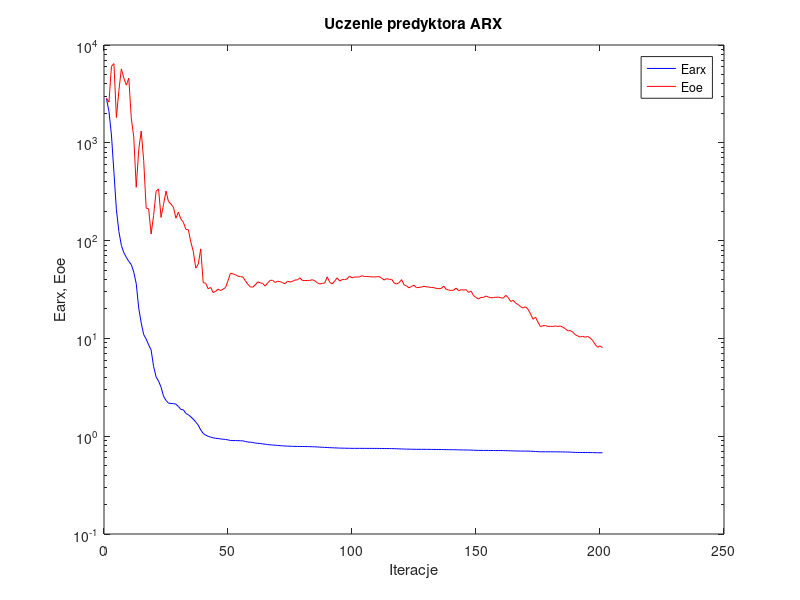
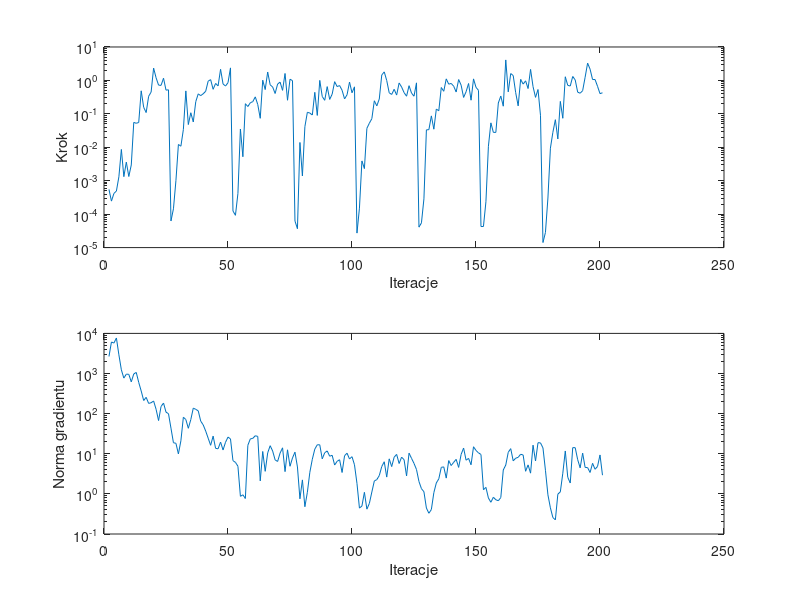

These figures' MATLAB source, in order:
%uczenie predyktora arx
clear all;
n=0; farx(n+1)=2.826747e+003; foe(n+1)=2.859213e+003; wspucz(n+1)=0.000000e+000; ng(n+1)=0.000000e+000;
%odnowa zmiennej metryki
n=1; farx(n+1)=2.092860e+003; foe(n+1)=2.605268e+003; krok(n+1)=5.504055e-004; ng(n+1)=2.657663e+003;
n=2; farx(n+1)=1.203477e+003; foe(n+1)=6.045843e+003; krok(n+1)=2.456358e-004; ng(n+1)=6.104065e+003;
n=3; farx(n+1)=4.997176e+002; foe(n+1)=6.454816e+003; krok(n+1)=4.168272e-004; ng(n+1)=5.739190e+003;
n=4; farx(n+1)=2.070396e+002; foe(n+1)=1.815346e+003; krok(n+1)=4.921872e-004; ng(n+1)=7.689660e+003;
n=5; farx(n+1)=1.237523e+002; foe(n+1)=3.420687e+003; krok(n+1)=1.310706e-003; ng(n+1)=2.927841e+003;
n=6; farx(n+1)=8.935539e+001; foe(n+1)=5.700147e+003; krok(n+1)=8.625805e-003; ng(n+1)=1.235438e+003;
n=7; farx(n+1)=7.527709e+001; foe(n+1)=4.581064e+003; krok(n+1)=1.323510e-003; ng(n+1)=7.681966e+002;
n=8; farx(n+1)=6.748819e+001; foe(n+1)=3.889246e+003; krok(n+1)=3.595838e-003; ng(n+1)=9.659123e+002;
n=9; farx(n+1)=6.116390e+001; foe(n+1)=4.586122e+003; krok(n+1)=1.336585e-003; ng(n+1)=9.534861e+002;
n=10; farx(n+1)=5.689156e+001; foe(n+1)=1.786172e+003; krok(n+1)=2.962391e-003; ng(n+1)=6.191231e+002;
n=11; farx(n+1)=4.758148e+001; foe(n+1)=1.143181e+003; krok(n+1)=5.558094e-002; ng(n+1)=9.750984e+002;
n=12; farx(n+1)=3.630569e+001; foe(n+1)=3.512398e+002; krok(n+1)=5.221283e-002; ng(n+1)=1.064950e+003;
n=13; farx(n+1)=2.042998e+001; foe(n+1)=8.466329e+002; krok(n+1)=5.524306e-002; ng(n+1)=6.002817e+002;
n=14; farx(n+1)=1.441873e+001; foe(n+1)=1.321013e+003; krok(n+1)=4.884576e-001; ng(n+1)=3.666869e+002;
n=15; farx(n+1)=1.094611e+001; foe(n+1)=6.603108e+002; krok(n+1)=1.562861e-001; ng(n+1)=2.124323e+002;
n=16; farx(n+1)=9.844647e+000; foe(n+1)=2.149974e+002; krok(n+1)=1.094124e-001; ng(n+1)=2.550014e+002;
n=17; farx(n+1)=8.600897e+000; foe(n+1)=2.107677e+002; krok(n+1)=3.355407e-001; ng(n+1)=1.798972e+002;
n=18; farx(n+1)=7.603872e+000; foe(n+1)=1.167731e+002; krok(n+1)=4.480580e-001; ng(n+1)=1.869110e+002;
n=19; farx(n+1)=5.163446e+000; foe(n+1)=1.811822e+002; krok(n+1)=2.336873e+000; ng(n+1)=2.068161e+002;
n=20; farx(n+1)=4.043326e+000; foe(n+1)=3.192695e+002; krok(n+1)=1.200452e+000; ng(n+1)=1.284631e+002;
n=21; farx(n+1)=3.650866e+000; foe(n+1)=3.374756e+002; krok(n+1)=7.238598e-001; ng(n+1)=6.722259e+001;
n=22; farx(n+1)=3.181025e+000; foe(n+1)=1.725607e+002; krok(n+1)=7.101669e-001; ng(n+1)=1.506144e+002;
n=23; farx(n+1)=2.564268e+000; foe(n+1)=2.338367e+002; krok(n+1)=1.163909e+000; ng(n+1)=1.837256e+002;
n=24; farx(n+1)=2.320375e+000; foe(n+1)=3.212228e+002; krok(n+1)=5.122170e-001; ng(n+1)=1.088983e+002;
n=25; farx(n+1)=2.178439e+000; foe(n+1)=2.506536e+002; krok(n+1)=5.242150e-001; ng(n+1)=9.987196e+001;
%odnowa zmiennej metryki
n=26; farx(n+1)=2.162214e+000; foe(n+1)=2.366340e+002; krok(n+1)=6.257477e-005; ng(n+1)=4.350589e+001;
n=27; farx(n+1)=2.154511e+000; foe(n+1)=2.188664e+002; krok(n+1)=1.445574e-004; ng(n+1)=1.882909e+001;
n=28; farx(n+1)=2.125809e+000; foe(n+1)=1.696580e+002; krok(n+1)=1.006932e-003; ng(n+1)=1.823173e+001;
n=29; farx(n+1)=2.014124e+000; foe(n+1)=1.949570e+002; krok(n+1)=1.214360e-002; ng(n+1)=9.908809e+000;
n=30; farx(n+1)=1.880013e+000; foe(n+1)=1.661805e+002; krok(n+1)=1.076348e-002; ng(n+1)=2.100587e+001;
n=31; farx(n+1)=1.861863e+000; foe(n+1)=1.541792e+002; krok(n+1)=3.393376e-002; ng(n+1)=8.136159e+001;
n=32; farx(n+1)=1.711762e+000; foe(n+1)=1.302068e+002; krok(n+1)=4.858657e-001; ng(n+1)=7.131734e+001;
n=33; farx(n+1)=1.656585e+000; foe(n+1)=1.293868e+002; krok(n+1)=4.784719e-002; ng(n+1)=4.312685e+001;
n=34; farx(n+1)=1.579252e+000; foe(n+1)=9.701819e+001; krok(n+1)=1.079418e-001; ng(n+1)=7.110102e+001;
n=35; farx(n+1)=1.493351e+000; foe(n+1)=7.752730e+001; krok(n+1)=5.716001e-002; ng(n+1)=1.372616e+002;
n=36; farx(n+1)=1.396107e+000; foe(n+1)=5.228099e+001; krok(n+1)=2.320583e-001; ng(n+1)=1.278903e+002;
n=37; farx(n+1)=1.298465e+000; foe(n+1)=5.725150e+001; krok(n+1)=3.963765e-001; ng(n+1)=1.173608e+002;
n=38; farx(n+1)=1.159112e+000; foe(n+1)=8.237560e+001; krok(n+1)=3.505976e-001; ng(n+1)=6.503315e+001;
n=39; farx(n+1)=1.067238e+000; foe(n+1)=3.715761e+001; krok(n+1)=3.985391e-001; ng(n+1)=5.250551e+001;
n=40; farx(n+1)=1.026344e+000; foe(n+1)=3.667354e+001; krok(n+1)=4.741921e-001; ng(n+1)=3.680302e+001;
n=41; farx(n+1)=9.977986e-001; foe(n+1)=3.213109e+001; krok(n+1)=9.495372e-001; ng(n+1)=2.445687e+001;
n=42; farx(n+1)=9.780337e-001; foe(n+1)=3.323358e+001; krok(n+1)=1.054352e+000; ng(n+1)=1.625121e+001;
n=43; farx(n+1)=9.632350e-001; foe(n+1)=2.947622e+001; krok(n+1)=5.422916e-001; ng(n+1)=2.757510e+001;
n=44; farx(n+1)=9.518880e-001; foe(n+1)=3.027891e+001; krok(n+1)=8.127796e-001; ng(n+1)=1.363537e+001;
n=45; farx(n+1)=9.474022e-001; foe(n+1)=3.190574e+001; krok(n+1)=6.855549e-001; ng(n+1)=1.330687e+001;
n=46; farx(n+1)=9.372816e-001; foe(n+1)=3.084771e+001; krok(n+1)=2.150960e+000; ng(n+1)=1.952747e+001;
n=47; farx(n+1)=9.322264e-001; foe(n+1)=3.186939e+001; krok(n+1)=7.847380e-001; ng(n+1)=1.243425e+001;
n=48; farx(n+1)=9.257945e-001; foe(n+1)=3.312746e+001; krok(n+1)=6.780158e-001; ng(n+1)=1.934552e+001;
n=49; farx(n+1)=9.175434e-001; foe(n+1)=3.888336e+001; krok(n+1)=8.575247e-001; ng(n+1)=2.604113e+001;
n=50; farx(n+1)=9.031104e-001; foe(n+1)=4.638799e+001; krok(n+1)=2.370146e+000; ng(n+1)=2.341662e+001;
%odnowa zmiennej metryki
n=51; farx(n+1)=9.024955e-001; foe(n+1)=4.569171e+001; krok(n+1)=1.247165e-004; ng(n+1)=6.738401e+000;
n=52; farx(n+1)=9.021106e-001; foe(n+1)=4.479726e+001; krok(n+1)=9.242591e-005; ng(n+1)=6.107349e+000;
n=53; farx(n+1)=9.010215e-001; foe(n+1)=4.327012e+001; krok(n+1)=4.168272e-004; ng(n+1)=4.888204e+000;
n=54; farx(n+1)=8.974473e-001; foe(n+1)=4.291736e+001; krok(n+1)=3.522595e-002; ng(n+1)=8.693076e-001;
n=55; farx(n+1)=8.966796e-001; foe(n+1)=4.237870e+001; krok(n+1)=5.214412e-003; ng(n+1)=9.491912e-001;
n=56; farx(n+1)=8.826137e-001; foe(n+1)=3.880421e+001; krok(n+1)=2.012417e-001; ng(n+1)=7.675357e-001;
n=57; farx(n+1)=8.729028e-001; foe(n+1)=3.578867e+001; krok(n+1)=1.653712e-001; ng(n+1)=1.624875e+001;
n=58; farx(n+1)=8.680800e-001; foe(n+1)=3.358934e+001; krok(n+1)=2.152723e-001; ng(n+1)=2.350389e+001;
n=59; farx(n+1)=8.626592e-001; foe(n+1)=3.346136e+001; krok(n+1)=2.317569e-001; ng(n+1)=2.417607e+001;
n=60; farx(n+1)=8.516169e-001; foe(n+1)=3.529522e+001; krok(n+1)=3.223140e-001; ng(n+1)=2.813659e+001;
n=61; farx(n+1)=8.450794e-001; foe(n+1)=3.778886e+001; krok(n+1)=1.895930e-001; ng(n+1)=2.702453e+001;
n=62; farx(n+1)=8.426169e-001; foe(n+1)=3.702080e+001; krok(n+1)=7.356694e-002; ng(n+1)=2.108470e+000;
n=63; farx(n+1)=8.330738e-001; foe(n+1)=3.650713e+001; krok(n+1)=1.015323e+000; ng(n+1)=1.139941e+001;
n=64; farx(n+1)=8.292793e-001; foe(n+1)=3.427143e+001; krok(n+1)=5.327583e-001; ng(n+1)=3.651096e+000;
n=65; farx(n+1)=8.207399e-001; foe(n+1)=3.696855e+001; krok(n+1)=1.784490e+000; ng(n+1)=1.050667e+001;
n=66; farx(n+1)=8.161310e-001; foe(n+1)=3.923836e+001; krok(n+1)=7.382907e-001; ng(n+1)=1.588812e+001;
n=67; farx(n+1)=8.121860e-001; foe(n+1)=3.926465e+001; krok(n+1)=6.371584e-001; ng(n+1)=1.171391e+001;
n=68; farx(n+1)=8.094245e-001; foe(n+1)=3.728297e+001; krok(n+1)=4.063898e-001; ng(n+1)=7.037308e+000;
n=69; farx(n+1)=8.051084e-001; foe(n+1)=3.847144e+001; krok(n+1)=7.771907e-001; ng(n+1)=6.428425e+000;
n=70; farx(n+1)=8.002965e-001; foe(n+1)=3.803811e+001; krok(n+1)=8.892951e-001; ng(n+1)=1.039216e+001;
n=71; farx(n+1)=7.975203e-001; foe(n+1)=3.722310e+001; krok(n+1)=5.045340e-001; ng(n+1)=1.405855e+001;
n=72; farx(n+1)=7.938339e-001; foe(n+1)=3.620219e+001; krok(n+1)=1.613595e+000; ng(n+1)=3.587786e+000;
n=73; farx(n+1)=7.924963e-001; foe(n+1)=3.847520e+001; krok(n+1)=2.554195e-001; ng(n+1)=1.254226e+001;
n=74; farx(n+1)=7.902512e-001; foe(n+1)=3.766195e+001; krok(n+1)=1.083912e+000; ng(n+1)=4.882223e+000;
n=75; farx(n+1)=7.872091e-001; foe(n+1)=3.833756e+001; krok(n+1)=9.876806e-001; ng(n+1)=7.852975e+000;
%odnowa zmiennej metryki
n=76; farx(n+1)=7.864747e-001; foe(n+1)=3.950553e+001; krok(n+1)=6.242959e-005; ng(n+1)=1.096786e+001;
n=77; farx(n+1)=7.863689e-001; foe(n+1)=3.974241e+001; krok(n+1)=3.669396e-005; ng(n+1)=4.685436e+000;
n=78; farx(n+1)=7.855925e-001; foe(n+1)=4.157044e+001; krok(n+1)=1.394089e-002; ng(n+1)=7.533946e-001;
n=79; farx(n+1)=7.846887e-001; foe(n+1)=3.908919e+001; krok(n+1)=1.387045e-003; ng(n+1)=2.230724e+000;
n=80; farx(n+1)=7.837877e-001; foe(n+1)=3.904834e+001; krok(n+1)=4.134280e-002; ng(n+1)=4.785817e-001;
n=81; farx(n+1)=7.832056e-001; foe(n+1)=3.914161e+001; krok(n+1)=1.115271e-001; ng(n+1)=1.096131e+000;
n=82; farx(n+1)=7.821432e-001; foe(n+1)=3.916996e+001; krok(n+1)=1.057221e-001; ng(n+1)=3.454614e+000;
n=83; farx(n+1)=7.804661e-001; foe(n+1)=3.980240e+001; krok(n+1)=9.228634e-002; ng(n+1)=7.306955e+000;
n=84; farx(n+1)=7.781843e-001; foe(n+1)=3.891773e+001; krok(n+1)=4.406235e-001; ng(n+1)=1.305952e+001;
n=85; farx(n+1)=7.768478e-001; foe(n+1)=3.704427e+001; krok(n+1)=8.973423e-002; ng(n+1)=1.675056e+001;
n=86; farx(n+1)=7.728478e-001; foe(n+1)=3.605472e+001; krok(n+1)=1.001473e+000; ng(n+1)=1.672286e+001;
n=87; farx(n+1)=7.707152e-001; foe(n+1)=3.649527e+001; krok(n+1)=3.311156e-001; ng(n+1)=7.470077e+000;
n=88; farx(n+1)=7.690474e-001; foe(n+1)=3.689189e+001; krok(n+1)=2.543102e-001; ng(n+1)=1.058829e+001;
n=89; farx(n+1)=7.662929e-001; foe(n+1)=4.260104e+001; krok(n+1)=6.524460e-001; ng(n+1)=1.177014e+001;
n=90; farx(n+1)=7.634889e-001; foe(n+1)=3.758764e+001; krok(n+1)=2.701727e-001; ng(n+1)=8.685434e+000;
n=91; farx(n+1)=7.618538e-001; foe(n+1)=3.605466e+001; krok(n+1)=3.881773e-001; ng(n+1)=9.163935e+000;
n=92; farx(n+1)=7.596804e-001; foe(n+1)=3.852833e+001; krok(n+1)=9.180501e-001; ng(n+1)=5.230880e+000;
n=93; farx(n+1)=7.582595e-001; foe(n+1)=4.160069e+001; krok(n+1)=6.537835e-001; ng(n+1)=6.479486e+000;
n=94; farx(n+1)=7.560134e-001; foe(n+1)=3.856481e+001; krok(n+1)=7.021280e-001; ng(n+1)=7.099031e+000;
n=95; farx(n+1)=7.551762e-001; foe(n+1)=3.991142e+001; krok(n+1)=5.076613e-001; ng(n+1)=3.412662e+000;
n=96; farx(n+1)=7.538963e-001; foe(n+1)=3.992652e+001; krok(n+1)=2.800362e-001; ng(n+1)=8.951516e+000;
n=97; farx(n+1)=7.529803e-001; foe(n+1)=4.060281e+001; krok(n+1)=3.713045e-001; ng(n+1)=1.032413e+001;
n=98; farx(n+1)=7.520687e-001; foe(n+1)=4.330445e+001; krok(n+1)=8.922448e-001; ng(n+1)=7.403859e+000;
n=99; farx(n+1)=7.516202e-001; foe(n+1)=4.160760e+001; krok(n+1)=4.268310e-001; ng(n+1)=8.460548e+000;
n=100; farx(n+1)=7.513168e-001; foe(n+1)=4.243124e+001; krok(n+1)=6.428250e-001; ng(n+1)=5.312412e+000;
%odnowa zmiennej metryki
n=101; farx(n+1)=7.513080e-001; foe(n+1)=4.242878e+001; krok(n+1)=2.713913e-005; ng(n+1)=1.827840e+000;
n=102; farx(n+1)=7.513051e-001; foe(n+1)=4.254763e+001; krok(n+1)=1.514081e-004; ng(n+1)=4.418581e-001;
n=103; farx(n+1)=7.511989e-001; foe(n+1)=4.380118e+001; krok(n+1)=3.917519e-003; ng(n+1)=4.988146e-001;
n=104; farx(n+1)=7.508610e-001; foe(n+1)=4.288312e+001; krok(n+1)=2.305594e-003; ng(n+1)=1.094396e+000;
n=105; farx(n+1)=7.506786e-001; foe(n+1)=4.299597e+001; krok(n+1)=3.692745e-002; ng(n+1)=4.161281e-001;
n=106; farx(n+1)=7.505173e-001; foe(n+1)=4.279512e+001; krok(n+1)=5.258261e-002; ng(n+1)=5.779671e-001;
n=107; farx(n+1)=7.503628e-001; foe(n+1)=4.255138e+001; krok(n+1)=7.165516e-002; ng(n+1)=1.111727e+000;
n=108; farx(n+1)=7.501011e-001; foe(n+1)=4.255179e+001; krok(n+1)=2.463263e-001; ng(n+1)=2.098757e+000;
n=109; farx(n+1)=7.500047e-001; foe(n+1)=4.264709e+001; krok(n+1)=1.732520e-001; ng(n+1)=2.267901e+000;
n=110; farx(n+1)=7.498344e-001; foe(n+1)=4.284327e+001; krok(n+1)=2.785378e-001; ng(n+1)=2.861146e+000;
n=111; farx(n+1)=7.490279e-001; foe(n+1)=4.123250e+001; krok(n+1)=1.454604e+000; ng(n+1)=4.815112e+000;
n=112; farx(n+1)=7.482310e-001; foe(n+1)=3.947922e+001; krok(n+1)=1.800219e+000; ng(n+1)=6.320188e+000;
n=113; farx(n+1)=7.477822e-001; foe(n+1)=4.085616e+001; krok(n+1)=9.942122e-001; ng(n+1)=2.621291e+000;
n=114; farx(n+1)=7.470061e-001; foe(n+1)=4.011081e+001; krok(n+1)=4.268310e-001; ng(n+1)=7.470615e+000;
n=115; farx(n+1)=7.467029e-001; foe(n+1)=4.023837e+001; krok(n+1)=3.805404e-001; ng(n+1)=4.787031e+000;
n=116; farx(n+1)=7.456937e-001; foe(n+1)=3.683527e+001; krok(n+1)=5.422916e-001; ng(n+1)=8.220810e+000;
n=117; farx(n+1)=7.442334e-001; foe(n+1)=3.599370e+001; krok(n+1)=3.647485e-001; ng(n+1)=9.640674e+000;
n=118; farx(n+1)=7.424449e-001; foe(n+1)=3.722409e+001; krok(n+1)=8.391318e-001; ng(n+1)=5.713405e+000;
n=119; farx(n+1)=7.406905e-001; foe(n+1)=3.987565e+001; krok(n+1)=6.345398e-001; ng(n+1)=8.229137e+000;
n=120; farx(n+1)=7.387612e-001; foe(n+1)=3.535481e+001; krok(n+1)=4.310227e-001; ng(n+1)=7.095220e+000;
n=121; farx(n+1)=7.380759e-001; foe(n+1)=3.437205e+001; krok(n+1)=3.372291e-001; ng(n+1)=2.795501e+000;
n=122; farx(n+1)=7.368719e-001; foe(n+1)=3.291783e+001; krok(n+1)=6.954939e-001; ng(n+1)=1.035935e+001;
n=123; farx(n+1)=7.359657e-001; foe(n+1)=3.402039e+001; krok(n+1)=4.188592e-001; ng(n+1)=7.683386e+000;
n=124; farx(n+1)=7.354301e-001; foe(n+1)=3.496587e+001; krok(n+1)=3.372291e-001; ng(n+1)=5.753051e+000;
n=125; farx(n+1)=7.342319e-001; foe(n+1)=3.304537e+001; krok(n+1)=8.456470e-001; ng(n+1)=4.056585e+000;
%odnowa zmiennej metryki
n=126; farx(n+1)=7.342057e-001; foe(n+1)=3.322023e+001; krok(n+1)=4.088483e-005; ng(n+1)=2.033709e+000;
n=127; farx(n+1)=7.341898e-001; foe(n+1)=3.350035e+001; krok(n+1)=5.493831e-005; ng(n+1)=1.350576e+000;
n=128; farx(n+1)=7.341437e-001; foe(n+1)=3.407397e+001; krok(n+1)=2.867210e-004; ng(n+1)=1.130495e+000;
n=129; farx(n+1)=7.334431e-001; foe(n+1)=3.367447e+001; krok(n+1)=3.320035e-002; ng(n+1)=4.436495e-001;
n=130; farx(n+1)=7.331863e-001; foe(n+1)=3.345913e+001; krok(n+1)=3.368398e-002; ng(n+1)=3.288871e-001;
n=131; farx(n+1)=7.324976e-001; foe(n+1)=3.315848e+001; krok(n+1)=8.693674e-002; ng(n+1)=4.078218e-001;
n=132; farx(n+1)=7.321848e-001; foe(n+1)=3.305668e+001; krok(n+1)=3.477029e-002; ng(n+1)=1.072990e+000;
n=133; farx(n+1)=7.318157e-001; foe(n+1)=3.242299e+001; krok(n+1)=1.389210e-001; ng(n+1)=1.872369e+000;
n=134; farx(n+1)=7.314310e-001; foe(n+1)=3.227978e+001; krok(n+1)=1.238628e-001; ng(n+1)=2.374988e+000;
n=135; farx(n+1)=7.311787e-001; foe(n+1)=3.243986e+001; krok(n+1)=6.144464e-001; ng(n+1)=4.585968e+000;
n=136; farx(n+1)=7.304701e-001; foe(n+1)=3.429262e+001; krok(n+1)=4.734602e-001; ng(n+1)=4.710801e+000;
n=137; farx(n+1)=7.290491e-001; foe(n+1)=3.170449e+001; krok(n+1)=1.112649e+000; ng(n+1)=2.471939e+000;
n=138; farx(n+1)=7.285201e-001; foe(n+1)=3.118993e+001; krok(n+1)=7.725027e-001; ng(n+1)=6.757373e+000;
n=139; farx(n+1)=7.280114e-001; foe(n+1)=3.093565e+001; krok(n+1)=8.127796e-001; ng(n+1)=5.082237e+000;
n=140; farx(n+1)=7.273430e-001; foe(n+1)=3.111891e+001; krok(n+1)=6.710813e-001; ng(n+1)=6.118771e+000;
n=141; farx(n+1)=7.269810e-001; foe(n+1)=3.269492e+001; krok(n+1)=4.500546e-001; ng(n+1)=7.256103e+000;
n=142; farx(n+1)=7.251577e-001; foe(n+1)=3.068895e+001; krok(n+1)=1.062525e+000; ng(n+1)=4.568517e+000;
n=143; farx(n+1)=7.241859e-001; foe(n+1)=3.148808e+001; krok(n+1)=7.212814e-001; ng(n+1)=9.642786e+000;
n=144; farx(n+1)=7.234929e-001; foe(n+1)=3.120726e+001; krok(n+1)=3.098659e-001; ng(n+1)=1.387639e+001;
n=145; farx(n+1)=7.226504e-001; foe(n+1)=3.148712e+001; krok(n+1)=4.590250e-001; ng(n+1)=6.913406e+000;
n=146; farx(n+1)=7.217429e-001; foe(n+1)=2.955752e+001; krok(n+1)=8.088973e-001; ng(n+1)=7.669696e+000;
n=147; farx(n+1)=7.209209e-001; foe(n+1)=3.047079e+001; krok(n+1)=2.561085e-001; ng(n+1)=5.315255e+000;
n=148; farx(n+1)=7.191424e-001; foe(n+1)=2.745936e+001; krok(n+1)=1.111368e+000; ng(n+1)=1.495059e+001;
n=149; farx(n+1)=7.171670e-001; foe(n+1)=2.617535e+001; krok(n+1)=6.212565e-001; ng(n+1)=1.209816e+001;
n=150; farx(n+1)=7.161804e-001; foe(n+1)=2.528198e+001; krok(n+1)=5.045340e-001; ng(n+1)=1.052528e+001;
%odnowa zmiennej metryki
n=151; farx(n+1)=7.157505e-001; foe(n+1)=2.623288e+001; krok(n+1)=4.264017e-005; ng(n+1)=9.608501e+000;
n=152; farx(n+1)=7.157422e-001; foe(n+1)=2.626138e+001; krok(n+1)=4.279756e-005; ng(n+1)=1.267534e+000;
n=153; farx(n+1)=7.156810e-001; foe(n+1)=2.710903e+001; krok(n+1)=2.351766e-004; ng(n+1)=1.453475e+000;
n=154; farx(n+1)=7.150362e-001; foe(n+1)=2.651010e+001; krok(n+1)=1.071441e-002; ng(n+1)=7.902964e-001;
n=155; farx(n+1)=7.144053e-001; foe(n+1)=2.600550e+001; krok(n+1)=5.381807e-002; ng(n+1)=6.181050e-001;
n=156; farx(n+1)=7.139678e-001; foe(n+1)=2.623219e+001; krok(n+1)=2.792385e-002; ng(n+1)=8.249904e-001;
n=157; farx(n+1)=7.137386e-001; foe(n+1)=2.630567e+001; krok(n+1)=2.788178e-002; ng(n+1)=7.138408e-001;
n=158; farx(n+1)=7.134807e-001; foe(n+1)=2.646201e+001; krok(n+1)=2.114442e-001; ng(n+1)=6.739385e-001;
n=159; farx(n+1)=7.130570e-001; foe(n+1)=2.603983e+001; krok(n+1)=3.404866e-001; ng(n+1)=8.104492e-001;
n=160; farx(n+1)=7.128577e-001; foe(n+1)=2.578247e+001; krok(n+1)=1.694093e-001; ng(n+1)=3.941577e+000;
n=161; farx(n+1)=7.114244e-001; foe(n+1)=2.757149e+001; krok(n+1)=4.100900e+000; ng(n+1)=5.235321e+000;
n=162; farx(n+1)=7.105905e-001; foe(n+1)=2.609937e+001; krok(n+1)=4.547265e-001; ng(n+1)=1.087870e+001;
n=163; farx(n+1)=7.087251e-001; foe(n+1)=2.381318e+001; krok(n+1)=1.601772e+000; ng(n+1)=1.342394e+001;
n=164; farx(n+1)=7.076035e-001; foe(n+1)=2.450699e+001; krok(n+1)=1.402391e+000; ng(n+1)=6.666512e+000;
n=165; farx(n+1)=7.062659e-001; foe(n+1)=2.291800e+001; krok(n+1)=4.306047e-001; ng(n+1)=7.744917e+000;
n=166; farx(n+1)=7.059673e-001; foe(n+1)=2.219228e+001; krok(n+1)=1.732520e-001; ng(n+1)=8.150877e+000;
n=167; farx(n+1)=7.049023e-001; foe(n+1)=2.107649e+001; krok(n+1)=1.075480e+000; ng(n+1)=9.720122e+000;
n=168; farx(n+1)=7.044901e-001; foe(n+1)=2.049041e+001; krok(n+1)=7.763546e-001; ng(n+1)=9.328100e+000;
n=169; farx(n+1)=7.041255e-001; foe(n+1)=2.102859e+001; krok(n+1)=9.709405e-001; ng(n+1)=3.661599e+000;
n=170; farx(n+1)=7.037550e-001; foe(n+1)=1.983361e+001; krok(n+1)=5.714745e-001; ng(n+1)=5.282397e+000;
n=171; farx(n+1)=7.025202e-001; foe(n+1)=1.777586e+001; krok(n+1)=2.136786e+000; ng(n+1)=3.287586e+000;
n=172; farx(n+1)=7.002864e-001; foe(n+1)=1.567583e+001; krok(n+1)=6.524460e-001; ng(n+1)=1.637932e+001;
n=173; farx(n+1)=6.978498e-001; foe(n+1)=1.649705e+001; krok(n+1)=3.112246e-001; ng(n+1)=6.602632e+000;
n=174; farx(n+1)=6.944059e-001; foe(n+1)=1.462820e+001; krok(n+1)=5.341966e-001; ng(n+1)=1.885052e+001;
n=175; farx(n+1)=6.931745e-001; foe(n+1)=1.321466e+001; krok(n+1)=9.089589e-002; ng(n+1)=1.867026e+001;
%odnowa zmiennej metryki
n=176; farx(n+1)=6.928780e-001; foe(n+1)=1.347019e+001; krok(n+1)=1.416371e-005; ng(n+1)=1.400544e+001;
n=177; farx(n+1)=6.928275e-001; foe(n+1)=1.352753e+001; krok(n+1)=2.832743e-005; ng(n+1)=3.876668e+000;
n=178; farx(n+1)=6.928007e-001; foe(n+1)=1.324080e+001; krok(n+1)=3.041417e-004; ng(n+1)=9.468213e-001;
n=179; farx(n+1)=6.926395e-001; foe(n+1)=1.328448e+001; krok(n+1)=9.409526e-003; ng(n+1)=4.480594e-001;
n=180; farx(n+1)=6.924913e-001; foe(n+1)=1.325699e+001; krok(n+1)=2.811708e-002; ng(n+1)=2.567976e-001;
n=181; farx(n+1)=6.922256e-001; foe(n+1)=1.340355e+001; krok(n+1)=6.690237e-002; ng(n+1)=2.251484e-001;
n=182; farx(n+1)=6.921088e-001; foe(n+1)=1.325329e+001; krok(n+1)=1.776017e-002; ng(n+1)=9.853186e-001;
n=183; farx(n+1)=6.914691e-001; foe(n+1)=1.339477e+001; krok(n+1)=2.357265e-001; ng(n+1)=1.120805e+000;
n=184; farx(n+1)=6.905721e-001; foe(n+1)=1.301278e+001; krok(n+1)=7.374021e-002; ng(n+1)=3.268420e+000;
n=185; farx(n+1)=6.896848e-001; foe(n+1)=1.258082e+001; krok(n+1)=1.287153e+000; ng(n+1)=1.173884e+001;
n=186; farx(n+1)=6.891662e-001; foe(n+1)=1.195161e+001; krok(n+1)=7.113726e-001; ng(n+1)=2.591200e+000;
n=187; farx(n+1)=6.878252e-001; foe(n+1)=1.201415e+001; krok(n+1)=6.809733e-001; ng(n+1)=1.864601e+000;
n=188; farx(n+1)=6.848421e-001; foe(n+1)=1.161593e+001; krok(n+1)=1.312841e+000; ng(n+1)=1.420107e+001;
n=189; farx(n+1)=6.826733e-001; foe(n+1)=1.092254e+001; krok(n+1)=1.036690e+000; ng(n+1)=1.417947e+001;
n=190; farx(n+1)=6.819729e-001; foe(n+1)=1.060707e+001; krok(n+1)=4.446475e-001; ng(n+1)=7.114675e+000;
n=191; farx(n+1)=6.815570e-001; foe(n+1)=1.031570e+001; krok(n+1)=4.147513e-001; ng(n+1)=4.454231e+000;
n=192; farx(n+1)=6.813393e-001; foe(n+1)=1.051808e+001; krok(n+1)=4.936410e-001; ng(n+1)=1.037092e+001;
n=193; farx(n+1)=6.810268e-001; foe(n+1)=1.028149e+001; krok(n+1)=1.244898e+000; ng(n+1)=4.566453e+000;
n=194; farx(n+1)=6.806712e-001; foe(n+1)=1.047948e+001; krok(n+1)=3.289758e+000; ng(n+1)=4.516398e+000;
n=195; farx(n+1)=6.801645e-001; foe(n+1)=1.011212e+001; krok(n+1)=2.168622e+000; ng(n+1)=3.415757e+000;
n=196; farx(n+1)=6.795455e-001; foe(n+1)=9.553144e+000; krok(n+1)=1.063594e+000; ng(n+1)=5.778943e+000;
n=197; farx(n+1)=6.781937e-001; foe(n+1)=8.716046e+000; krok(n+1)=1.065469e+000; ng(n+1)=4.107198e+000;
n=198; farx(n+1)=6.773900e-001; foe(n+1)=8.123840e+000; krok(n+1)=6.674595e-001; ng(n+1)=4.822596e+000;
n=199; farx(n+1)=6.771575e-001; foe(n+1)=8.375579e+000; krok(n+1)=4.021517e-001; ng(n+1)=9.348928e+000;
n=200; farx(n+1)=6.769452e-001; foe(n+1)=8.058209e+000; krok(n+1)=4.268310e-001; ng(n+1)=2.922692e+000;

figure; semilogy(farx,'b'); hold on; semilogy(foe,'r'); xlabel('Iteracje'); ylabel('Earx, Eoe'); legend('Earx','Eoe'); title('Uczenie predyktora ARX');
figure; subplot(2,1,1); semilogy(krok); xlabel('Iteracje'); ylabel('Krok');
subplot(2,1,2); semilogy(ng); xlabel('Iteracje'); ylabel('Norma gradientu');
Earx=farx(n+1)
Eoe=foe(n+1)
